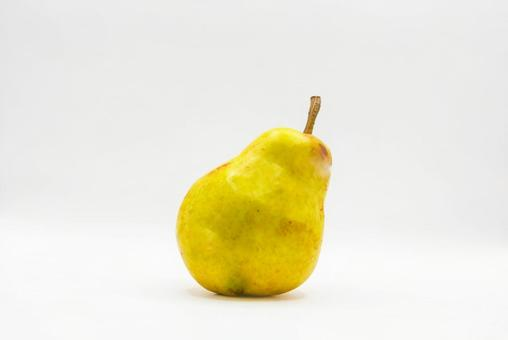
#> input picture images/original/pear.jpeg, 508 x 340 px
$ python interactive.py
#> lines starting #> are read from the running program, lines starting #| are printed output that depends on the picture; after the words box and inside, x2 and y2 are one past the last pixel; in counts of white or black regions, pixels touching at a corner belong together
#> in main, image is the input picture: shape (340, 508, 3); mean B, G, R 211.8, 232.7, 236.3
import numpy as np
import cv2
import os
from skimage import exposure
from skimage.color import rgb2gray
from skimage.filters import gaussian
from skimage.segmentation import active_contour


OUTPUT_DIR = 'images/output/active_contour/'


# === Drawing UI ===
class ContourDrawer:
    def __init__(self, window_name, image):
        self.window_name = window_name
        self.original = image.copy()
        self.image = image.copy()
        self.drawing = False
        self.points = []

        cv2.namedWindow(self.window_name)
        cv2.setMouseCallback(self.window_name, self._mouse_callback)

    # [12 lines left out: function _mouse_callback, not called in this run]
    def draw_instructions(self, frame):
        overlay = frame.copy()
        h, w = frame.shape[:2]
#> h = 340; w = 508

        # --- Add translucent black banner at the top ---
        banner_height = 60
        cv2.rectangle(overlay, (0, 0), (w, banner_height), (0, 0, 0), -1)
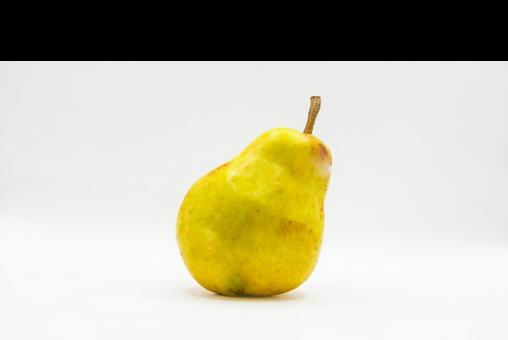
#> overlay: shape (340, 508, 3); 17.94% of pixels changed, all inside (x1, y1, x2, y2) = (0, 0, 508, 61)
        alpha = 0.6
        cv2.addWeighted(overlay, alpha, frame, 1 - alpha, 0, frame)
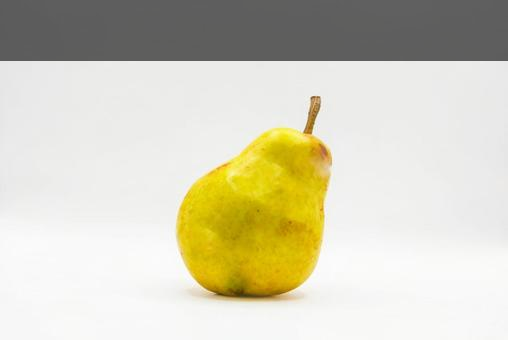
#> frame: shape (340, 508, 3); mean B, G, R 186.7, 207.5, 211

        # --- Write instructions in the banner ---
        instructions = [
            "Draw initial contour with left mouse drag",
            "Press SPACE to run active contour",
            "Press any key close window to exit"
        ]
        for i, text in enumerate(instructions):
            y = 20 + i * 18
            cv2.putText(frame, text, (10, y),
                        cv2.FONT_HERSHEY_SIMPLEX, 0.5, (255, 255, 255), 1)
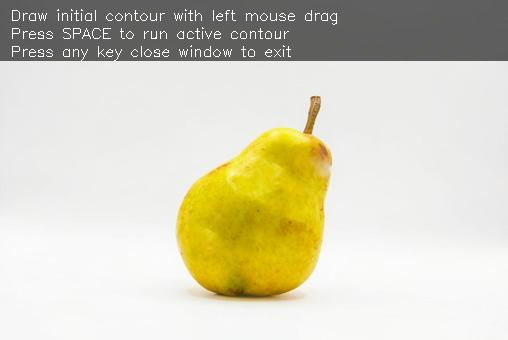
#> frame: shape (340, 508, 3); 1.01% of pixels changed, all inside (x1, y1, x2, y2) = (12, 9, 337, 61)

        return frame


    def run(self):
        print("[i] Draw initial contour. Press SPACE to process, R to reset, or any key to close window to exit.")
        while True:
            gui_frame = self.draw_instructions(self.image.copy())
            cv2.imshow(self.window_name, gui_frame)
            if cv2.getWindowProperty(self.window_name, cv2.WND_PROP_VISIBLE) < 1:
                return False
            key = cv2.waitKey(1) & 0xFF
#> (key Esc is pressed here)
            if key == ord('r'):
                self.image = self.original.copy()
                self.points = []
            elif key == 32 and self.points:
                return True


# === Active Contour Logic ===
# [53 lines left out: functions preprocess_image, run_active_contour, animate_mask_transition, save_final_contour, not called in this run]


def main(image_path):
    image = cv2.imread(image_path)
    if image is None:
        print(f"[!] Failed to load image at: {image_path}")
        return

    drawer = ContourDrawer("Interactive Contour Drawing", image)
    if not drawer.run():
        print("[!] Window closed. Exiting.")
        return

    if not drawer.points:
        print("[!] No points selected. Exiting.")
        return

    final_snake = run_active_contour(image, drawer.points)
    animate_mask_transition(image, drawer.points, final_snake)

    save_final_contour(image, final_snake, 'pear_contour_result.jpg')

    # Show final result
    result_img = image.copy()
    cv2.polylines(result_img, [final_snake], isClosed=True, color=(0, 255, 0), thickness=2)
    cv2.imshow("Final Contour Boundary", result_img)

    print("[i] Press any key or close the window to exit.")
    while True:
        if cv2.getWindowProperty("Final Contour Boundary", cv2.WND_PROP_VISIBLE) < 1:
            break
        if cv2.waitKey(1) != -1:
            break

    cv2.destroyAllWindows()


if __name__ == "__main__":
    main("images/original/pear.jpeg")
